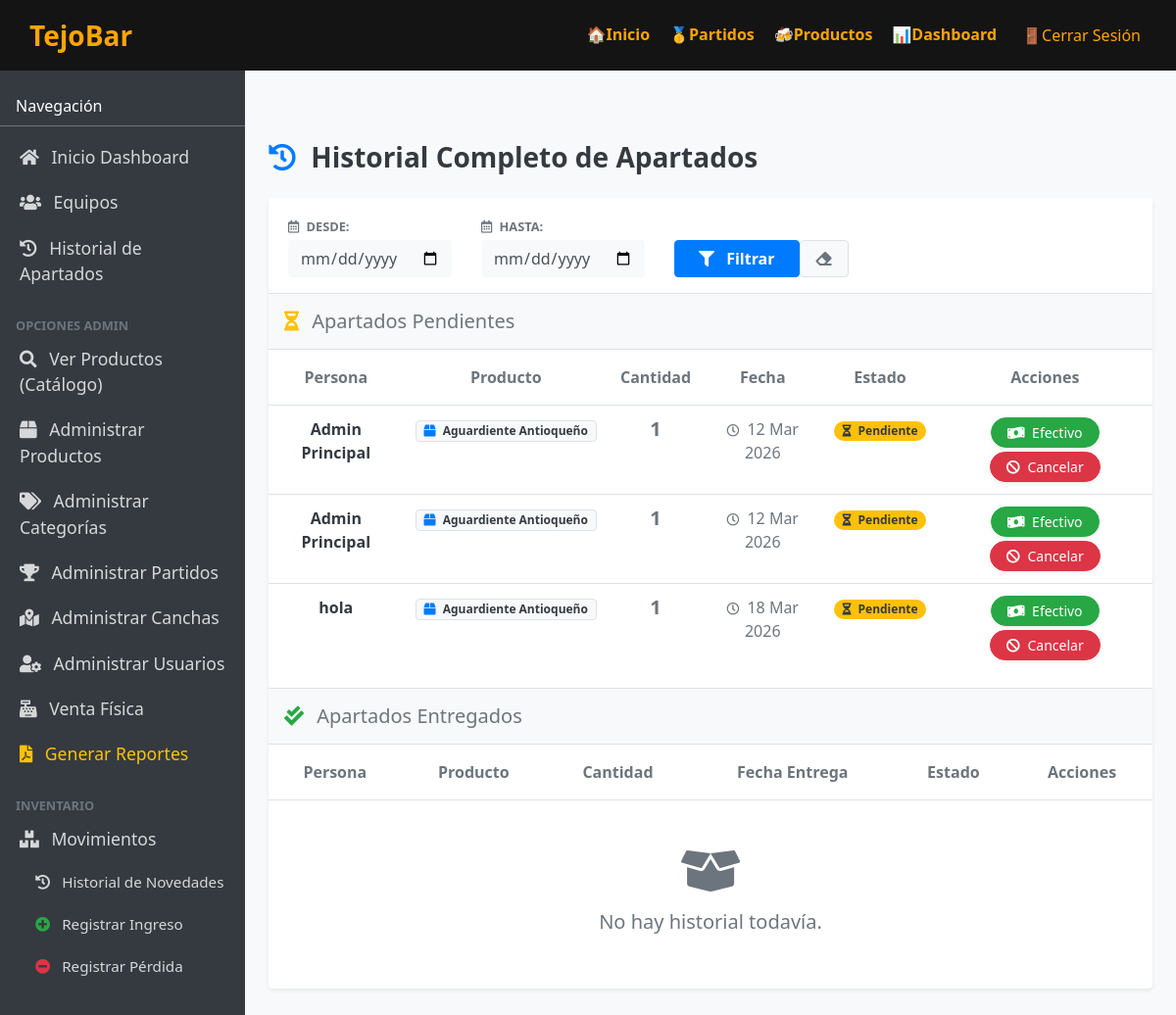
The app's page /dashboard/historial/ (signed in) with its own data.
### tejobar_app/models.py (models this page shows, shortened)
class Apartado(models.Model):
    ESTADO_PENDIENTE = "pendiente"
    ESTADO_COMPRADO = "comprado"
    ESTADO_CANCELADO = "cancelado"
    ESTADO_CHOICES = [
        (ESTADO_PENDIENTE, "Pendiente"),
        (ESTADO_COMPRADO, "Comprado"),
        (ESTADO_CANCELADO, "Cancelado / Abandonado"),
    ]
    persona = models.ForeignKey(
        Persona, on_delete=models.CASCADE, related_name="apartados",
        null=True, blank=True
    )
    producto = models.ForeignKey(
        Producto, on_delete=models.CASCADE, related_name="apartados"
    )
    cantidad = models.IntegerField()
    fecha_apartado = models.DateTimeField(auto_now_add=True)
    estado = models.CharField(
        max_length=20, choices=ESTADO_CHOICES, default=ESTADO_PENDIENTE
    )
    cliente_nombre = models.CharField(max_length=150, blank=True, null=True)
    cliente_telefono = models.CharField(max_length=30, blank=True, null=True)
    objects = ApartadoQuerySet.as_manager()

class Persona(models.Model):
    ROL_JUGADOR = "jugador"
    ROL_CAPITAN = "capitan"
    ROL_ADMIN = "admin"
    ROL_CHOICES = [
        (ROL_JUGADOR, "Jugador"),
        (ROL_CAPITAN, "Capitán"),
        (ROL_ADMIN, "Admin"),
    ]
    user = models.OneToOneField(
        User, on_delete=models.CASCADE, related_name="persona", null=True, blank=True
    )
    nombre = models.CharField(
        max_length=25,
        validators=[
            MinLengthValidator(2, message="El nombre debe tener al menos 2 caracteres."),
            RegexValidator(
                regex=r'^[a-zA-ZáéíóúÁÉÍÓÚüÜñÑ\s]+$',
                message="El nombre solo puede contener letras y espacios."
            )
        ]
    )
    correo = models.EmailField(unique=True)
    numero = models.CharField(max_length=20)
    rol = models.CharField(max_length=10, choices=ROL_CHOICES, default=ROL_JUGADOR)

class Producto(models.Model):
    nombre = models.CharField(
        max_length=100,
        validators=[
            MinLengthValidator(3, message="El nombre debe tener al menos 3 caracteres.")
        ]
    )
    precio = models.DecimalField(
        max_digits=10,
        decimal_places=2,
        validators=[
            MinValueValidator(0.01, message="El precio no puede ser 0 ni negativo."),
            MaxValueValidator(10000000.00, message="El precio excede el límite permitido (10M).")
        ]
    )
    stock = models.IntegerField(
        validators=[
            MinValueValidator(0, message="El stock no puede ser negativo."),
            MaxValueValidator(10000, message="Capacidad máxima de bodega excedida (10,000 u).")
        ]
    )
    fecha_vencimiento = models.DateField(blank=True, null=True)
    descripcion = models.TextField(
        "Descripción",
        blank=True,
        null=True,
        validators=[
            MaxLengthValidator(500, message="La descripción no puede superar los 500 caracteres.")
        ]
    )
    imagen = models.ImageField(upload_to="productos", blank=True, null=True)
    categoria = models.ForeignKey(
        Categoria,
        on_delete=models.SET_NULL,
        null=True,
        blank=True,
        related_name="productos",
    )
    objects = ProductoQuerySet.as_manager()

### tejobar_app/views.py (the view, shortened to what this page needs)
# urls.py: path("dashboard/historial/", views.dashboard_historial, name="dashboard_historial"),
@login_required
def dashboard_historial(request: HttpRequest) -> HttpResponse:
    persona = getattr(request.user, "persona", None)
    if not persona:
        messages.error(request, "No tienes un perfil de persona asociado.")
        return redirect("tejobar_app:home")
    fecha_inicio = request.GET.get("fecha_inicio")
    fecha_fin = request.GET.get("fecha_fin")
    if persona.rol == Persona.ROL_ADMIN:
        apartados_pendientes = Apartado.objects.pendientes().select_related(
            "persona", "producto"
        )
        apartados_entregados = Historial.objects.select_related(
            "persona", "producto"
        ).order_by("-fecha_entrega")
    else:
        apartados_pendientes = Apartado.objects.pendientes().filter(persona=persona)
        apartados_entregados = Historial.objects.filter(persona=persona).order_by(
            "-fecha_entrega"
        )
    if fecha_inicio:
        apartados_pendientes = apartados_pendientes.filter(fecha_apartado__gte=fecha_inicio)
        apartados_entregados = apartados_entregados.filter(fecha_entrega__gte=fecha_inicio)
    if fecha_fin:
        apartados_pendientes = apartados_pendientes.filter(fecha_apartado__lte=fecha_fin)
        apartados_entregados = apartados_entregados.filter(fecha_entrega__lte=fecha_fin)
    if fecha_inicio:
        apartados_pendientes = apartados_pendientes.filter(fecha_apartado__gte=fecha_inicio)
        apartados_entregados = apartados_entregados.filter(fecha_entrega__gte=fecha_inicio)
    context = {
        "usuario": persona,
        "rol": persona.rol,
        "apartados_pendientes": apartados_pendientes,
        "apartados_entregados": apartados_entregados,
        "fecha_inicio": fecha_inicio or "",
        "fecha_fin": fecha_fin or "",
    }
    return render(request, "dashboard/historial.html", context)

### tejobar_app/models.py (called while the page is built)
    def pendientes(self):
        return self.filter(estado="pendiente")

### templates/dashboard/historial.html (shortened to what this page needs)
{% extends "dashboard/base.html" %}
{% block content %}
<div class="d-flex justify-content-between align-items-center mt-5 mb-4">
    <h3 class="mb-0 text-dark font-weight-bold"><i class="fas fa-history text-primary mr-2"></i> Historial Completo de Apartados</h3>
</div>
{% if rol == "admin" %}
<div class="card shadow-sm border-0 mb-5">
    <div class="card-header bg-white border-bottom py-3">
        <form method="get" class="row gx-3 align-items-end mb-0">
            <div class="col-12 col-sm-auto mb-3 mb-sm-0 flex-grow-1 flex-md-grow-0">
                <label for="fecha_inicio" class="form-label text-muted small font-weight-bold text-uppercase mb-1"><i class="far fa-calendar-alt mr-1"></i> Desde:</label>
                <input type="date" class="form-control bg-light border-0" id="fecha_inicio" name="fecha_inicio" value="{{ fecha_inicio }}">
            </div>
            <div class="col-12 col-sm-auto mb-3 mb-sm-0 flex-grow-1 flex-md-grow-0">
                <label for="fecha_fin" class="form-label text-muted small font-weight-bold text-uppercase mb-1"><i class="far fa-calendar-alt mr-1"></i> Hasta:</label>
                <input type="date" class="form-control bg-light border-0" id="fecha_fin" name="fecha_fin" value="{{ fecha_fin }}">
            </div>
            <div class="col-12 col-sm-auto mt-2 mt-sm-0 d-flex gap-2">
                <button type="submit" class="btn btn-primary font-weight-bold px-4"><i class="fas fa-filter mr-2"></i> Filtrar</button>
                <a href="?" class="btn btn-light text-muted border px-3" title="Limpiar"><i class="fas fa-eraser"></i></a>
            </div>
        </form>
    </div>
    <div class="card-body p-0">
        <div class="bg-light p-3 border-bottom d-flex align-items-center">
            <h5 class="mb-0 text-secondary"><i class="fas fa-hourglass-half mr-2 text-warning"></i> Apartados Pendientes</h5>
        </div>
        <div class="table-responsive">
            <table class="table table-hover align-middle mb-0 text-center">
                <thead class="bg-white text-muted border-bottom">
                    <tr>
                        <th class="py-3 border-0">Persona</th>
                        <th class="py-3 border-0">Producto</th>
                        <th class="py-3 border-0">Cantidad</th>
                        <th class="py-3 border-0">Fecha</th>
                        <th class="py-3 border-0">Estado</th>
                        <th class="py-3 border-0">Acciones</th>
                    </tr>
                </thead>
                <tbody class="border-top-0">
                    {% for a in apartados_pendientes %}
                        <tr>
                            <td class="font-weight-bold text-dark">{{ a.persona.nombre }}</td>
                            <td><span class="badge badge-light border text-dark px-2 py-1"><i class="fas fa-box text-primary mr-1"></i> {{ a.producto.nombre }}</span></td>
                            <td><span class="font-weight-bold h5 mb-0 text-secondary">{{ a.cantidad }}</span></td>
                            <td class="text-muted"><i class="far fa-clock small mr-1"></i> {{ a.fecha_apartado|date:"d M Y" }}</td>
                            <td><span class="badge badge-warning text-dark px-2 py-1 rounded-pill"><i class="fas fa-hourglass-half mr-1"></i> Pendiente</span></td>
                            <td>
                                <form method="POST" action="{% url 'tejobar_app:admin_apartado_pagar_efectivo' a.pk %}" class="d-inline" onsubmit="return confirm('¿Está seguro de marcar este pedido como PAGADO EN EFECTIVO?');">
                                    <button type="submit" class="btn btn-sm btn-success rounded-pill px-3 shadow-sm mb-1" title="Marcar Pagado (Efectivo)">
                                        <i class="fas fa-money-bill-wave mr-1"></i> Efectivo
                                    </button>
                                </form>
                                <form method="POST" action="{% url 'tejobar_app:admin_apartado_cancelar' a.pk %}" class="d-inline" onsubmit="return confirm('¿Está seguro de CANCELAR este pedido y devolver el inventario? Esta acción no se puede deshacer.');">
                                    <button type="submit" class="btn btn-sm btn-danger rounded-pill px-3 shadow-sm" title="Cancelar Pedido (Devolver Stock)">
                                        <i class="fas fa-ban mr-1"></i> Cancelar
                                    </button>
                                </form>
                            </td>
                        </tr>
                    {% endfor %}
                </tbody>
            </table>
        </div>
        <div class="bg-light p-3 border-bottom border-top d-flex align-items-center mt-3">
            <h5 class="mb-0 text-secondary"><i class="fas fa-check-double mr-2 text-success"></i> Apartados Entregados</h5>
        </div>
        <div class="table-responsive">
            <table class="table table-hover align-middle mb-0 text-center">
                <thead class="bg-white text-muted border-bottom">
                    <tr>
                        <th class="py-3 border-0">Persona</th>
                        <th class="py-3 border-0">Producto</th>
                        <th class="py-3 border-0">Cantidad</th>
                        <th class="py-3 border-0">Fecha Entrega</th>
                        <th class="py-3 border-0">Estado</th>
                        <th class="py-3 border-0">Acciones</th>
                    </tr>
                </thead>
                <tbody class="border-top-0">
                    {% for h in apartados_entregados %}
                        <tr>
                            <td class="font-weight-bold text-dark">{{ h.persona.nombre }}</td>
                            <td><span class="badge badge-light border text-dark px-2 py-1"><i class="fas fa-box text-primary mr-1"></i> {{ h.producto.nombre }}</span></td>
                            <td><span class="font-weight-bold h5 mb-0 text-secondary">{{ h.cantidad }}</span></td>
                            <td class="text-muted"><i class="far fa-calendar-check small mr-1"></i> {{ h.fecha_entrega|date:"d M Y, h:i a" }}</td>
                            {% if h.estado == 'por_entregar' %}
                                <td><span class="badge badge-warning text-dark px-2 py-1 rounded-pill"><i class="fas fa-truck-loading mr-1"></i> Por Entregar</span></td>
                                <td>
                                    <form method="POST" action="{% url 'tejobar_app:admin_despachar_pedido' h.pk %}" class="d-inline" onsubmit="return confirm('¿Confirmas que ya entregaste físicamente este pedido al cliente?');">
                                        {% csrf_token %}
                                        <button type="submit" class="btn btn-sm btn-primary rounded-pill px-3 shadow-sm" title="Marcar como Entregado">
                                            <i class="fas fa-check-circle mr-1"></i> Despachar
                                        </button>
                                    </form>
                                </td>
                            {% else %}
                                <td><span class="badge badge-success px-2 py-1 rounded-pill"><i class="fas fa-check-double mr-1"></i> Entregado</span></td>
                                <td><span class="text-muted small">-</span></td>
                            {% endif %}
                        </tr>
                    {% empty %}
                        <tr>
                            <td colspan="6" class="text-center py-5">
                                <i class="fas fa-box-open fa-3x text-muted mb-3 opacity-50"></i>
                                <h5 class="text-muted">No hay historial todavía.</h5>
                            </td>
                        </tr>
                    {% endfor %}
                </tbody>
            </table>
        </div>
    </div>
</div>
{% endif %}
{% endblock %}

### static/css/productos.css (style rules this page uses)
body { margin: 0; font-family: 'Segoe UI', sans-serif; background-color: #141414; color: #ffffff; transition: 1.5s; }

### templates/dashboard/base.html (style rules this page uses)
body, html { height: 100%; margin: 0; overflow-x: hidden; }

### records on screen
Apartado: persona.nombre "Admin Principal", producto.nombre "Aguardiente Antioqueño", cantidad "1", fecha_apartado "12 Mar 2026"
Apartado: persona.nombre "Admin Principal", producto.nombre "Aguardiente Antioqueño", cantidad "1", fecha_apartado "12 Mar 2026"
Apartado: persona.nombre "hola", producto.nombre "Aguardiente Antioqueño", cantidad "1", fecha_apartado "18 Mar 2026"
